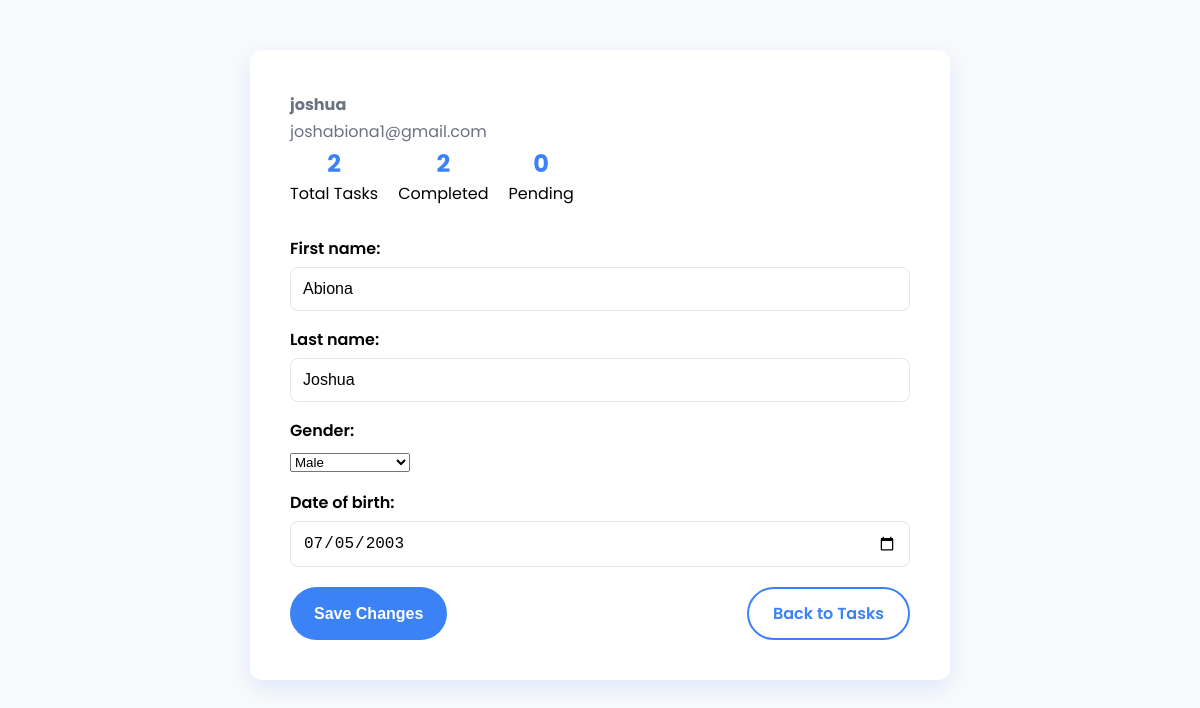
/profile/ (signed in), run on the app's committed database.
### todos/models.py (models this page shows, shortened)
class CustomUser(AbstractUser):
    email = models.EmailField(unique=True)

class Profile(models.Model):
    GENDER_CHOICES = [
        ('male', 'Male'),
        ('female', 'Female'),
        ('other', 'Other'),
        ('prefer_not_to_say', 'Prefer not to say'),
    ]
    user = models.OneToOneField(settings.AUTH_USER_MODEL, on_delete=models.CASCADE, default=1)
    first_name = models.CharField(max_length=30, default='First')
    last_name = models.CharField(max_length=30, default='Last')
    created_at = models.DateTimeField(default=timezone.now)
    updated_at = models.DateTimeField(auto_now=True)
    gender = models.CharField(max_length=20, choices=GENDER_CHOICES, blank=True, null=True)
    date_of_birth = models.DateField(null=True, blank=True)

### todos/views.py (the view)
# urls.py: path('profile/', views.profile_view, name='profile'),
@login_required
def profile_view(request):
    profile, created = Profile.objects.get_or_create(user=request.user)
    todos = Todo.objects.filter(user=request.user)
    if request.method == 'POST':
        form = UserProfileForm(request.POST, request.FILES, instance=profile)
        if form.is_valid():
            form.save()
            messages.success(request, 'Profile updated successfully.')
            return redirect('profile')
    else:
        form = UserProfileForm(instance=profile)
    context = {
        'form': form,
        'profile': profile,
        'total_tasks': todos.count(),
        'completed_tasks': todos.filter(completed=True).count(),
        'pending_tasks': todos.filter(completed=False).count(),
    }
    return render(request, 'todos/profile.html', context)

### todos/forms.py
class UserProfileForm(forms.ModelForm):
    class Meta:
        model = Profile
        fields = ['first_name', 'last_name', 'gender', 'date_of_birth'] #'bio', ,  'avatar'
        widgets = {
            'date_of_birth': forms.DateInput(attrs={'type': 'date'}),
        }

### todos/templates/todos/profile.html (shortened to what this page needs)
<!DOCTYPE html>
<html lang="en">
<head>
</head>
<body>
<div class="card">
  <div class="header">
    <div>
      <strong><p class="username">{{ user.username }}</p></strong>
      <p class="email">{{ user.email }}</p>
    </div>
  </div>
  <div class="stats">
    <div class="stat">
      <b>{{ total_tasks }}</b>
      <span>Total Tasks</span>
    </div>
    <div class="stat">
      <b>{{ completed_tasks }}</b>
      <span>Completed</span>
    </div>
    <div class="stat">
      <b>{{ pending_tasks }}</b>
      <span>Pending</span>
    </div>
  </div>
<form method="POST" enctype="multipart/form-data">
  {{ form.as_p }}
  <div class="actions">
    <button type="submit" class="button">Save Changes</button>
    <a href="{% url 'home' %}" class="button">Back to Tasks</a>
  </div>
</form>
</div>
</body>
</html>

### data on the page
CustomUser: username "joshua", email "joshabiona1@gmail.com"
Profile: first_name "Abiona", last_name "Joshua", gender "Male", date_of_birth "07/05/2003"

### other printed values
{{ total_tasks }} "2"
{{ completed_tasks }} "2"
{{ pending_tasks }} "0"
